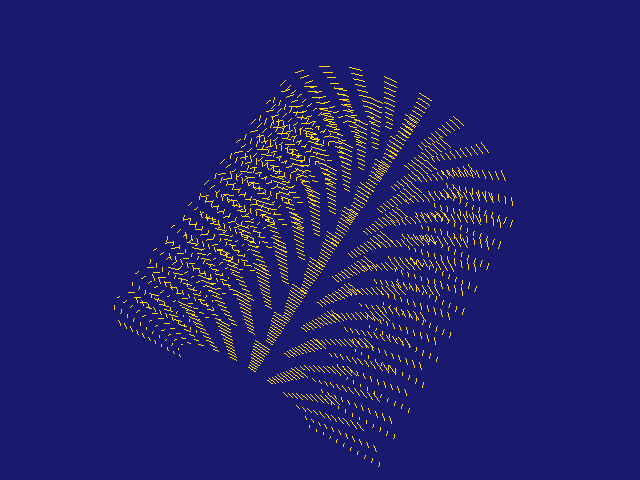

The script that drew this image:
#!/usr/bin/env python

# Create a structured grid of a semi-cylinder with tangential vectors.

import math

# Factory overrides: importing these modules registers the OpenGL rendering
# and interaction style implementations for vtkRenderingCore factory classes.
import vtkmodules.vtkInteractionStyle  # noqa: F401
import vtkmodules.vtkRenderingOpenGL2  # noqa: F401

# VTK pipeline classes used in this example
from vtkmodules.vtkCommonCore import (
    vtkDoubleArray,
    vtkMath,
    vtkPoints,
)
from vtkmodules.vtkCommonDataModel import vtkStructuredGrid
from vtkmodules.vtkFiltersCore import vtkHedgeHog
from vtkmodules.vtkRenderingCore import (
    vtkActor,
    vtkPolyDataMapper,
    vtkRenderWindow,
    vtkRenderWindowInteractor,
    vtkRenderer,
)

# Colors (normalized RGB)
gold_rgb = (1.0, 0.843, 0.0)
midnight_blue_rgb = (0.098, 0.098, 0.439)

r_min = 0.5
r_max = 1.0
dims = [13, 11, 11]

# Source: create a structured grid representing a semi-cylinder
sgrid = vtkStructuredGrid()
sgrid.SetDimensions(dims)

vectors = vtkDoubleArray()
vectors.SetNumberOfComponents(3)
vectors.SetNumberOfTuples(dims[0] * dims[1] * dims[2])
points = vtkPoints()
points.Allocate(dims[0] * dims[1] * dims[2])

delta_z = 2.0 / (dims[2] - 1)
delta_rad = (r_max - r_min) / (dims[1] - 1)
x = [0.0] * 3
v = [0.0] * 3
for k in range(dims[2]):
    x[2] = -1.0 + k * delta_z
    k_offset = k * dims[0] * dims[1]
    for j in range(dims[1]):
        radius = r_min + j * delta_rad
        j_offset = j * dims[0]
        for i in range(dims[0]):
            theta = i * vtkMath.RadiansFromDegrees(15.0)
            x[0] = radius * math.cos(theta)
            x[1] = radius * math.sin(theta)
            v[0] = -x[1]
            v[1] = x[0]
            offset = i + j_offset + k_offset
            points.InsertPoint(offset, x)
            vectors.InsertTuple(offset, v)

sgrid.SetPoints(points)
sgrid.GetPointData().SetVectors(vectors)

# HedgeHog: display vectors as oriented lines
hedgehog = vtkHedgeHog()
hedgehog.SetInputData(sgrid)
hedgehog.SetScaleFactor(0.1)

# Mapper: map the hedgehog output to graphics primitives
mapper = vtkPolyDataMapper()
mapper.SetInputConnection(hedgehog.GetOutputPort())

# Actor: assign the mapped geometry
actor = vtkActor()
actor.SetMapper(mapper)
actor.GetProperty().SetColor(gold_rgb)

# Renderer: assemble the scene
renderer = vtkRenderer()
renderer.AddActor(actor)
renderer.SetBackground(midnight_blue_rgb)

# Window: display the rendered scene
render_window = vtkRenderWindow()
render_window.AddRenderer(renderer)
render_window.SetWindowName("sgrid")
render_window.SetMultiSamples(0)
render_window.SetSize(640, 480)

# Interactor: handle mouse and keyboard events
render_window_interactor = vtkRenderWindowInteractor()
render_window_interactor.SetRenderWindow(render_window)

# Scene: configure the camera
renderer.ResetCamera()
renderer.GetActiveCamera().Elevation(60.0)
renderer.GetActiveCamera().Azimuth(30.0)

render_window_interactor.Initialize()
render_window_interactor.Start()
